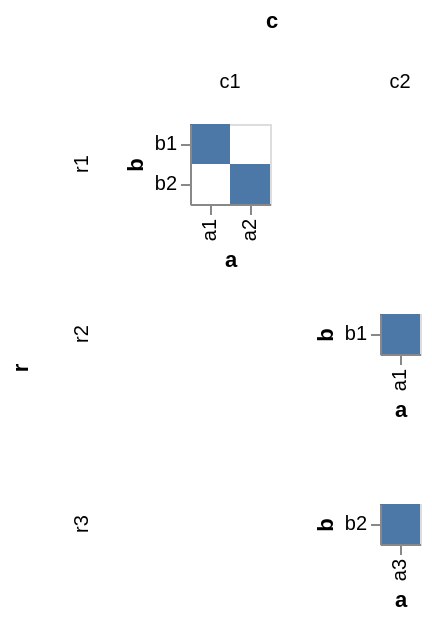

Write the Vega-Lite specification saved for this chart.
### Vega specification from a JSON file in a GitHub repository (floating-point values rounded to 4 significant figures)
{"$schema": "https://vega.github.io/schema/vega/v5.json", "autosize": "pad", "padding": 5, "data": [{"name": "source_0", "values": [{"r": "r1", "c": "c1", "a": "a1", "b": "b1"}, {"r": "r1", "c": "c1", "a": "a2", "b": "b2"}, {"r": "r2", "c": "c2", "a": "a1", "b": "b1"}, {"r": "r3", "c": "c2", "a": "a3", "b": "b2"}]}, {"name": "cross_column_domain_row_domain", "source": "source_0", "transform": [{"type": "aggregate", "groupby": ["r", "c"], "fields": ["a", "b"], "ops": ["distinct", "distinct"]}]}, {"name": "column_domain", "source": "cross_column_domain_row_domain", "transform": [{"type": "aggregate", "groupby": ["c"], "fields": ["distinct_a"], "ops": ["max"], "as": ["distinct_a"]}]}, {"name": "row_domain", "source": "cross_column_domain_row_domain", "transform": [{"type": "aggregate", "groupby": ["r"], "fields": ["distinct_b"], "ops": ["max"], "as": ["distinct_b"]}]}], "signals": [{"name": "child_x_step", "value": 20}, {"name": "child_y_step", "value": 20}], "layout": {"padding": 20, "offset": {"rowTitle": 10, "columnTitle": 10}, "columns": {"signal": "length(data('column_domain'))"}, "bounds": "full", "align": "all"}, "marks": [{"name": "row-title", "type": "group", "role": "row-title", "title": {"text": "r", "offset": 10, "orient": "left", "style": "guide-title"}}, {"name": "column-title", "type": "group", "role": "column-title", "title": {"text": "c", "offset": 10, "style": "guide-title"}}, {"name": "row_header", "type": "group", "role": "row-header", "from": {"data": "row_domain"}, "sort": {"field": "datum[\"r\"]", "order": "ascending"}, "title": {"text": {"signal": "''+parent[\"r\"]"}, "offset": 10, "orient": "left", "style": "guide-label", "frame": "group", "baseline": "middle"}, "encode": {"update": {"height": {"signal": "bandspace(datum[\"distinct_b\"], 0, 0) * child_y_step"}}}}, {"name": "column_header", "type": "group", "role": "column-header", "from": {"data": "column_domain"}, "sort": {"field": "datum[\"c\"]", "order": "ascending"}, "title": {"text": {"signal": "''+parent[\"c\"]"}, "offset": 10, "style": "guide-label", "frame": "group", "baseline": "middle"}, "encode": {"update": {"width": {"signal": "bandspace(datum[\"distinct_a\"], 0, 0) * child_x_step"}}}}, {"name": "cell", "type": "group", "style": "cell", "from": {"facet": {"name": "facet", "data": "source_0", "groupby": ["r", "c"], "aggregate": {"cross": true, "fields": ["a", "b"], "ops": ["distinct", "distinct"], "as": ["distinct_a", "distinct_b"]}}}, "sort": {"field": ["datum[\"r\"]", "datum[\"c\"]"], "order": ["ascending", "ascending"]}, "encode": {"update": {"width": {"signal": "bandspace(datum[\"distinct_a\"], 0, 0) * child_x_step"}, "height": {"signal": "bandspace(datum[\"distinct_b\"], 0, 0) * child_y_step"}}}, "marks": [{"name": "child_marks", "type": "rect", "style": ["rect"], "from": {"data": "facet"}, "encode": {"update": {"fill": {"value": "#4c78a8"}, "tooltip": {"signal": "{\"b\": ''+datum[\"b\"], \"a\": ''+datum[\"a\"]}"}, "x": {"scale": "child_x", "field": "a"}, "width": {"scale": "child_x", "band": true}, "y": {"scale": "child_y", "field": "b"}, "height": {"scale": "child_y", "band": true}}}}], "scales": [{"name": "child_x", "type": "band", "domain": {"data": "facet", "field": "a", "sort": true}, "range": {"step": {"signal": "child_x_step"}}, "paddingInner": 0, "paddingOuter": 0}, {"name": "child_y", "type": "band", "domain": {"data": "facet", "field": "b", "sort": true}, "range": {"step": {"signal": "child_y_step"}}, "paddingInner": 0, "paddingOuter": 0}], "axes": [{"scale": "child_x", "orient": "bottom", "grid": false, "title": "a", "labelAlign": "right", "labelAngle": 270, "labelBaseline": "middle", "zindex": 1}, {"scale": "child_y", "orient": "left", "grid": false, "title": "b", "zindex": 1}]}]}
